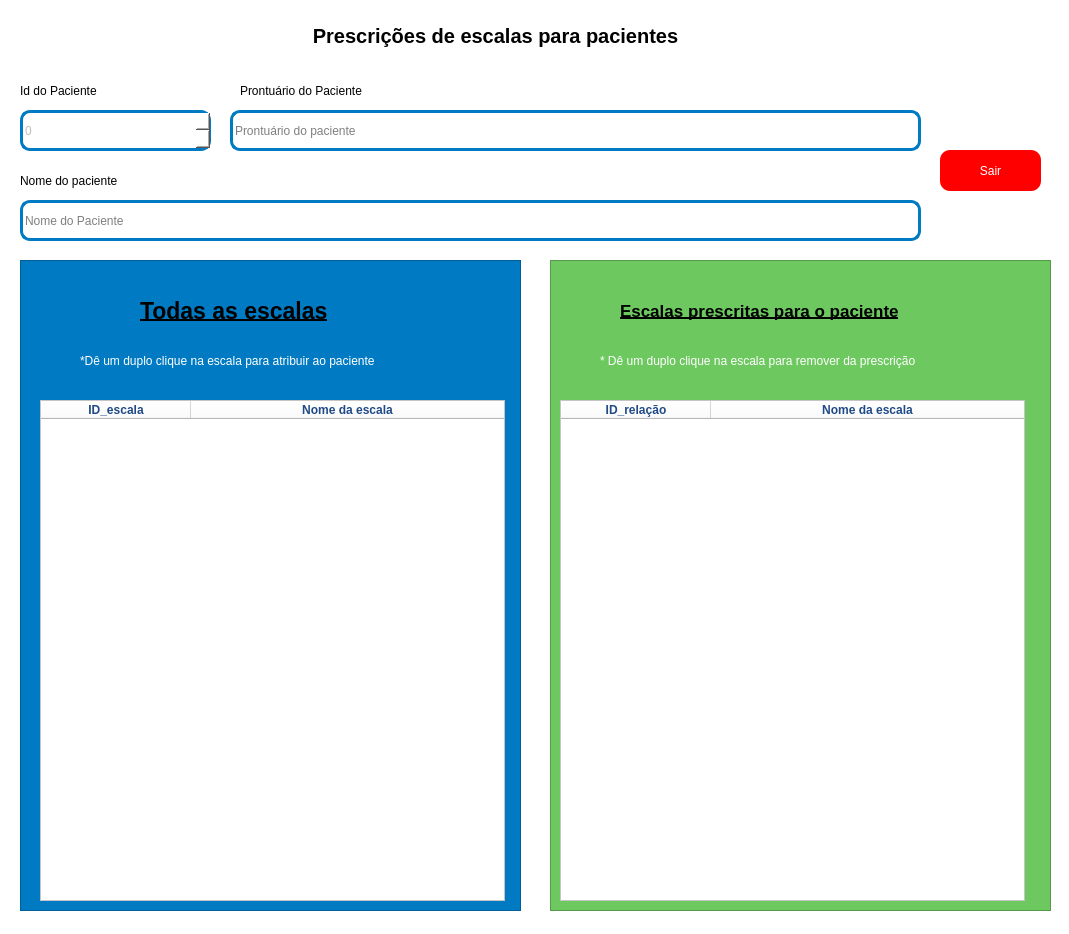
<?xml version="1.0" encoding="UTF-8"?>
<ui version="4.0">
 <class>MainWindow</class>
 <widget class="QMainWindow" name="MainWindow">
  <property name="windowModality">
   <enum>Qt::ApplicationModal</enum>
  </property>
  <property name="enabled">
   <bool>true</bool>
  </property>
  <property name="geometry">
   <rect>
    <x>0</x>
    <y>0</y>
    <width>1069</width>
    <height>934</height>
   </rect>
  </property>
  <property name="minimumSize">
   <size>
    <width>1069</width>
    <height>934</height>
   </size>
  </property>
  <property name="maximumSize">
   <size>
    <width>1069</width>
    <height>934</height>
   </size>
  </property>
  <property name="font">
   <font>
    <pointsize>14</pointsize>
   </font>
  </property>
  <property name="mouseTracking">
   <bool>true</bool>
  </property>
  <property name="windowTitle">
   <string>Prescrições de escalas para pacientes</string>
  </property>
  <property name="styleSheet">
   <string notr="true">
background-color: rgb(255, 255, 255);</string>
  </property>
  <widget class="QWidget" name="centralwidget">
   <widget class="QPushButton" name="BtnSair">
    <property name="geometry">
     <rect>
      <x>940</x>
      <y>150</y>
      <width>101</width>
      <height>41</height>
     </rect>
    </property>
    <property name="cursor">
     <cursorShape>PointingHandCursor</cursorShape>
    </property>
    <property name="styleSheet">
     <string notr="true">QPushButton{
color: rgb(255, 255, 255);
background-color: rgb(255, 0, 0);
border-radius: 10px;
}
QPushButton:hover {
color: rgb(255, 255, 255);
background-color: rgb(204, 0, 0);
border-radius: 10px;
}

</string>
    </property>
    <property name="text">
     <string>Sair</string>
    </property>
   </widget>
   <widget class="QSpinBox" name="InputId">
    <property name="enabled">
     <bool>false</bool>
    </property>
    <property name="geometry">
     <rect>
      <x>20</x>
      <y>110</y>
      <width>191</width>
      <height>41</height>
     </rect>
    </property>
    <property name="styleSheet">
     <string notr="true">background-color: rgb(255, 255, 255);
border-radius: 10px;
border: 3px solid rgb(0, 122, 194);</string>
    </property>
    <property name="readOnly">
     <bool>true</bool>
    </property>
   </widget>
   <widget class="QLabel" name="label">
    <property name="geometry">
     <rect>
      <x>20</x>
      <y>80</y>
      <width>171</width>
      <height>22</height>
     </rect>
    </property>
    <property name="text">
     <string>Id do Paciente</string>
    </property>
   </widget>
   <widget class="QLineEdit" name="Nome">
    <property name="enabled">
     <bool>true</bool>
    </property>
    <property name="geometry">
     <rect>
      <x>20</x>
      <y>200</y>
      <width>901</width>
      <height>41</height>
     </rect>
    </property>
    <property name="styleSheet">
     <string notr="true">background-color: rgb(255, 255, 255);
border-radius: 10px;
border: 3px solid rgb(0, 122, 194);</string>
    </property>
    <property name="readOnly">
     <bool>true</bool>
    </property>
    <property name="placeholderText">
     <string>Nome do Paciente</string>
    </property>
   </widget>
   <widget class="QLabel" name="label_4">
    <property name="geometry">
     <rect>
      <x>20</x>
      <y>170</y>
      <width>171</width>
      <height>22</height>
     </rect>
    </property>
    <property name="text">
     <string>Nome do paciente</string>
    </property>
   </widget>
   <widget class="QLineEdit" name="Prontuario">
    <property name="enabled">
     <bool>true</bool>
    </property>
    <property name="geometry">
     <rect>
      <x>230</x>
      <y>110</y>
      <width>691</width>
      <height>41</height>
     </rect>
    </property>
    <property name="styleSheet">
     <string notr="true">background-color: rgb(255, 255, 255);
border-radius: 10px;
border: 3px solid rgb(0, 122, 194);</string>
    </property>
    <property name="readOnly">
     <bool>true</bool>
    </property>
    <property name="placeholderText">
     <string>Prontuário do paciente</string>
    </property>
   </widget>
   <widget class="QLabel" name="label_3">
    <property name="geometry">
     <rect>
      <x>240</x>
      <y>80</y>
      <width>211</width>
      <height>22</height>
     </rect>
    </property>
    <property name="text">
     <string>Prontuário do Paciente</string>
    </property>
   </widget>
   <widget class="QFrame" name="frame_2">
    <property name="geometry">
     <rect>
      <x>20</x>
      <y>260</y>
      <width>501</width>
      <height>651</height>
     </rect>
    </property>
    <property name="styleSheet">
     <string notr="true">background-color: rgb(0, 122, 194);</string>
    </property>
    <property name="frameShape">
     <enum>QFrame::StyledPanel</enum>
    </property>
    <property name="frameShadow">
     <enum>QFrame::Raised</enum>
    </property>
    <widget class="QLabel" name="label_5">
     <property name="geometry">
      <rect>
       <x>120</x>
       <y>30</y>
       <width>261</width>
       <height>41</height>
      </rect>
     </property>
     <property name="font">
      <font>
       <pointsize>17</pointsize>
       <weight>75</weight>
       <bold>true</bold>
       <underline>true</underline>
      </font>
     </property>
     <property name="text">
      <string>Todas as escalas</string>
     </property>
    </widget>
    <widget class="QTableWidget" name="TabelaEscalas">
     <property name="enabled">
      <bool>true</bool>
     </property>
     <property name="geometry">
      <rect>
       <x>20</x>
       <y>140</y>
       <width>465</width>
       <height>501</height>
      </rect>
     </property>
     <property name="sizePolicy">
      <sizepolicy hsizetype="Expanding" vsizetype="Expanding">
       <horstretch>0</horstretch>
       <verstretch>0</verstretch>
      </sizepolicy>
     </property>
     <property name="minimumSize">
      <size>
       <width>465</width>
       <height>0</height>
      </size>
     </property>
     <property name="font">
      <font>
       <pointsize>13</pointsize>
      </font>
     </property>
     <property name="cursor" stdset="0">
      <cursorShape>PointingHandCursor</cursorShape>
     </property>
     <property name="styleSheet">
      <string notr="true">background-color: rgb(255, 255, 255);
color: rgb(138, 226, 52);
color: rgb(32, 74, 135);</string>
     </property>
     <property name="editTriggers">
      <set>QAbstractItemView::NoEditTriggers</set>
     </property>
     <property name="selectionBehavior">
      <enum>QAbstractItemView::SelectRows</enum>
     </property>
     <property name="horizontalScrollMode">
      <enum>QAbstractItemView::ScrollPerPixel</enum>
     </property>
     <property name="sortingEnabled">
      <bool>false</bool>
     </property>
     <attribute name="horizontalHeaderDefaultSectionSize">
      <number>150</number>
     </attribute>
     <attribute name="horizontalHeaderShowSortIndicator" stdset="0">
      <bool>false</bool>
     </attribute>
     <attribute name="horizontalHeaderStretchLastSection">
      <bool>true</bool>
     </attribute>
     <column>
      <property name="text">
       <string>ID_escala</string>
      </property>
      <property name="font">
       <font>
        <weight>75</weight>
        <bold>true</bold>
       </font>
      </property>
      <property name="textAlignment">
       <set>AlignCenter</set>
      </property>
     </column>
     <column>
      <property name="text">
       <string>Nome da escala</string>
      </property>
      <property name="font">
       <font>
        <weight>75</weight>
        <bold>true</bold>
       </font>
      </property>
      <property name="textAlignment">
       <set>AlignCenter</set>
      </property>
     </column>
    </widget>
    <widget class="QLabel" name="label_7">
     <property name="geometry">
      <rect>
       <x>60</x>
       <y>80</y>
       <width>421</width>
       <height>41</height>
      </rect>
     </property>
     <property name="font">
      <font>
       <pointsize>9</pointsize>
      </font>
     </property>
     <property name="styleSheet">
      <string notr="true">color: rgb(255, 255, 255);</string>
     </property>
     <property name="text">
      <string>*Dê um duplo clique na escala para atribuir ao paciente</string>
     </property>
    </widget>
   </widget>
   <widget class="QFrame" name="frame_3">
    <property name="geometry">
     <rect>
      <x>550</x>
      <y>260</y>
      <width>501</width>
      <height>651</height>
     </rect>
    </property>
    <property name="styleSheet">
     <string notr="true">background-color: rgb(110, 200, 96);</string>
    </property>
    <property name="frameShape">
     <enum>QFrame::StyledPanel</enum>
    </property>
    <property name="frameShadow">
     <enum>QFrame::Raised</enum>
    </property>
    <widget class="QLabel" name="label_6">
     <property name="geometry">
      <rect>
       <x>70</x>
       <y>30</y>
       <width>421</width>
       <height>41</height>
      </rect>
     </property>
     <property name="font">
      <font>
       <pointsize>13</pointsize>
       <weight>75</weight>
       <bold>true</bold>
       <underline>true</underline>
      </font>
     </property>
     <property name="text">
      <string>Escalas prescritas para o paciente</string>
     </property>
    </widget>
    <widget class="QTableWidget" name="TabelaPrescricao">
     <property name="enabled">
      <bool>true</bool>
     </property>
     <property name="geometry">
      <rect>
       <x>10</x>
       <y>140</y>
       <width>465</width>
       <height>501</height>
      </rect>
     </property>
     <property name="sizePolicy">
      <sizepolicy hsizetype="Expanding" vsizetype="Expanding">
       <horstretch>0</horstretch>
       <verstretch>0</verstretch>
      </sizepolicy>
     </property>
     <property name="minimumSize">
      <size>
       <width>465</width>
       <height>0</height>
      </size>
     </property>
     <property name="font">
      <font>
       <pointsize>13</pointsize>
      </font>
     </property>
     <property name="cursor" stdset="0">
      <cursorShape>PointingHandCursor</cursorShape>
     </property>
     <property name="styleSheet">
      <string notr="true">background-color: rgb(255, 255, 255);
color: rgb(138, 226, 52);
color: rgb(32, 74, 135);</string>
     </property>
     <property name="editTriggers">
      <set>QAbstractItemView::NoEditTriggers</set>
     </property>
     <property name="selectionBehavior">
      <enum>QAbstractItemView::SelectRows</enum>
     </property>
     <property name="horizontalScrollMode">
      <enum>QAbstractItemView::ScrollPerPixel</enum>
     </property>
     <property name="sortingEnabled">
      <bool>false</bool>
     </property>
     <attribute name="horizontalHeaderDefaultSectionSize">
      <number>150</number>
     </attribute>
     <attribute name="horizontalHeaderShowSortIndicator" stdset="0">
      <bool>false</bool>
     </attribute>
     <attribute name="horizontalHeaderStretchLastSection">
      <bool>true</bool>
     </attribute>
     <column>
      <property name="text">
       <string>ID_relação</string>
      </property>
      <property name="font">
       <font>
        <weight>75</weight>
        <bold>true</bold>
       </font>
      </property>
      <property name="textAlignment">
       <set>AlignCenter</set>
      </property>
     </column>
     <column>
      <property name="text">
       <string>Nome da escala</string>
      </property>
      <property name="font">
       <font>
        <weight>75</weight>
        <bold>true</bold>
       </font>
      </property>
      <property name="textAlignment">
       <set>AlignCenter</set>
      </property>
     </column>
    </widget>
    <widget class="QLabel" name="label_8">
     <property name="geometry">
      <rect>
       <x>50</x>
       <y>80</y>
       <width>421</width>
       <height>41</height>
      </rect>
     </property>
     <property name="font">
      <font>
       <pointsize>9</pointsize>
      </font>
     </property>
     <property name="styleSheet">
      <string notr="true">color: rgb(255, 255, 255);</string>
     </property>
     <property name="text">
      <string>* Dê um duplo clique na escala para remover da prescrição</string>
     </property>
    </widget>
   </widget>
   <widget class="QLabel" name="label_9">
    <property name="geometry">
     <rect>
      <x>220</x>
      <y>10</y>
      <width>551</width>
      <height>51</height>
     </rect>
    </property>
    <property name="font">
     <font>
      <pointsize>15</pointsize>
      <weight>75</weight>
      <bold>true</bold>
      <underline>false</underline>
     </font>
    </property>
    <property name="text">
     <string>Prescrições de escalas para pacientes</string>
    </property>
    <property name="alignment">
     <set>Qt::AlignCenter</set>
    </property>
   </widget>
  </widget>
 </widget>
 <resources/>
 <connections/>
</ui>
